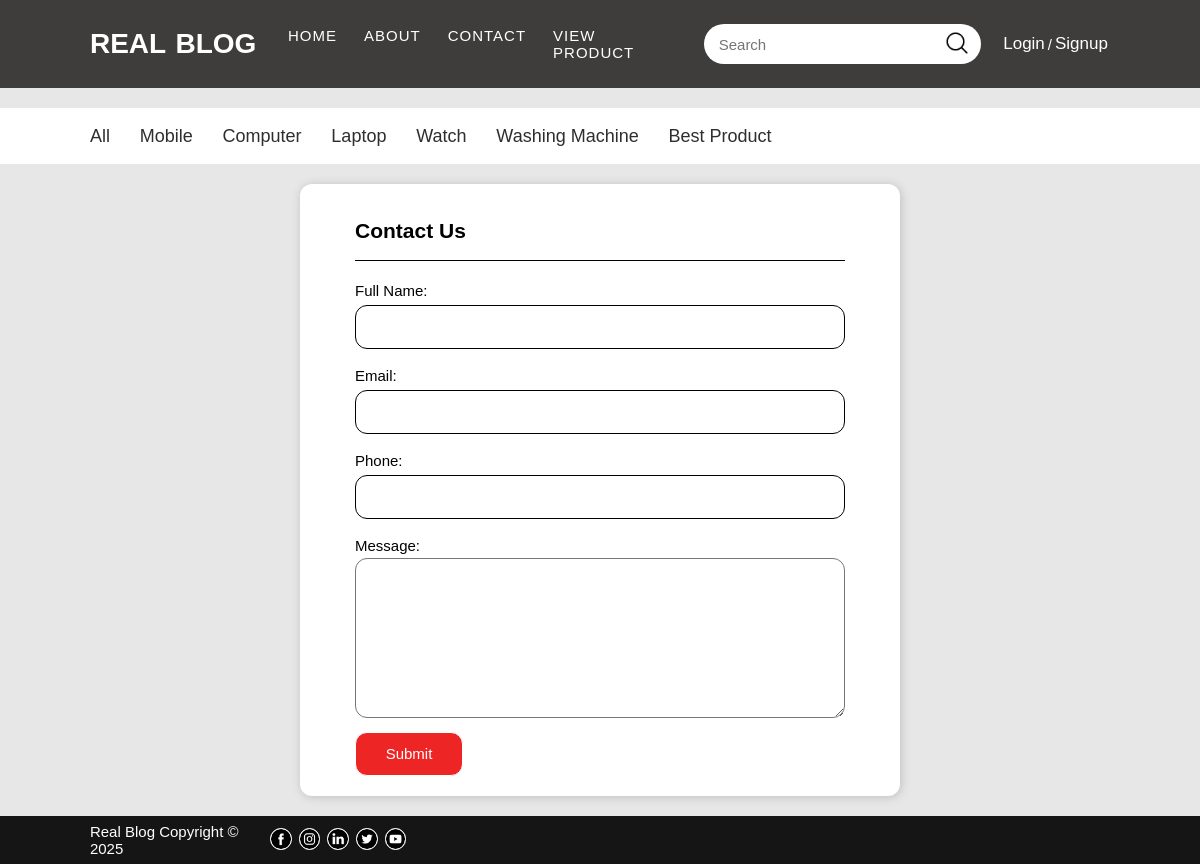
Page /contact/ on the committed database.
### blog_app/models.py (models this page shows, shortened)
class Category(models.Model):
    title  = models.CharField(max_length=100)

### blog_app/views.py (the view, shortened to what this page needs)
# urls.py: path('contact/', views.ContactView.as_view(), name='contact'),
class ContactView(View):
    def get(self, request):
        context = {
            'form':ContactForm(),
            'ctgry':print_category()
            }
        return render(request, 'blog_app/contact.html', context)

### blog_app/forms.py
class  ContactForm(forms.Form):
    name = forms.CharField(label='Full Name', required=True)
    email = forms.EmailField()
    phone = forms.IntegerField(widget=forms.NumberInput)
    desc = forms.CharField(widget=forms.Textarea, label='Message', required=True)

### blog_app/views.py (called while the page is built)
def print_category():
    return Category.objects.all()

### blog_app/templates/blog_app/contact.html (shortened to what this page needs)
{% extends 'blog_app/base.html' %}
{% block main %}
<div class="contactform">
    <form action="" class="contact" method="POST">
        <p>Contact Us</p>
        {% for field in form %}
        <div>
            {{field.label_tag}}
            {{field}}
        </div>
        {% endfor %}
        <button>Submit</button>
    </form>
</div>
{% endblock main %}

### blog_app/templates/blog_app/subnav.html
<nav class="subnavbar subnavbar3" id="subnavbar">
    <div class="container subnavbar-inner">
        <a href="{% url 'subcategory' 'All' %}">All</a>
        {% for cat in ctgry %}
        <a href="{% url 'subcategory' cat.title %}">{{cat.title|capfirst}}</a>
        {% endfor %}
    </div>
</nav>

### blog_app/static/blog_app/css/style.css (style rules this page uses)
* { margin: 0; padding: 0; box-sizing: border-box; }
html { font-size: 62.5%; font-family: sans-serif; background-color: rgb(231, 231, 231); }
a { text-decoration: none; }
.container { width: 85vw; margin: auto; }
.subnavbar { width: 99.99%; height: 7vh; background-color: #fff; margin-top: 2em; line-height: 7vh; }
.subnavbar a { font-size: 1.8rem; font-weight: 400; margin-right: 1.5em; color: rgb(48, 45, 45); }
.contact { width: 50%; height: auto; padding: 3.5em 5.5em 2em 5.5em; display: flex; flex-direction: column; background-color: #fff; margin: 2em auto; border-radius: 1.2rem ; box-shadow: .1rem .1rem 1rem rgb(192, 190, 190); }
.contact p { font-size: 2.1rem; font-weight: 600; border-bottom: .1rem solid #000; margin: 0 0 1em 0; padding: 0 0 0.8em 0; }
.contact label { font-size: 1.5rem; }
.contact input { width: 100%; height: 5.5vh; border-radius: 1.2rem; outline: none; margin: 0.4em 0 1.2em 0; padding: 0 0.5em; font-size: 1.5rem; border: .1rem solid #000; }
.contact textarea { width: 100%; height: 20vh; border-radius: 1.2rem; outline: none; margin: 0.4em 0 1.2em 0; font-size: 1rem; padding: 0.2em 0.5em; line-height: 1.5rem; }
.contact button { width: 9vw; height: 5.5vh; border-radius: 1.2rem; border: .1rem solid #fff; color: #fff; background-color: rgb(237, 37, 37); font-size: 1.5rem; }
.contact button { font-size: 1.5rem; }
.profilemain-right input[type="text"], input[type="email"] { border: .1rem solid black; }

### rows in the picture
Category: title "Mobile"
Category: title "Computer"
Category: title "Laptop"
Category: title "Watch"
Category: title "Washing Machine"
Category: title "Best Product"

### other values in the picture
{{ field.label_tag }} "Full Name:" "Email:" "Phone:" "Message:"
